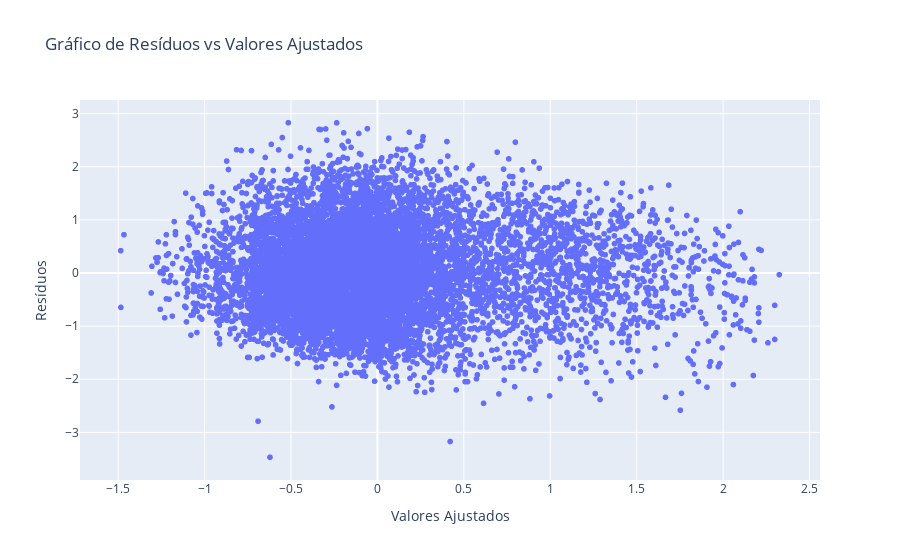

Notebook source saved alongside this figure:
### Code cell
residuos = modelo.resid
ajustados = modelo.fittedvalues
fig = px.scatter(x=ajustados, y=residuos,
                 labels={'x': 'Valores Ajustados', 'y': 'Resíduos'},
                 title='Gráfico de Resíduos vs Valores Ajustados')
fig.show()

### Figure 1 — Plotly figure (JSON) as saved in the notebook; plotly's stock layout.template omitted (floating-point values rounded to 4 significant figures; data arrays with more than 128 entries replaced by an {"elided": "..."} marker saying what was removed)
{"data": [{"hovertemplate": "Valores Ajustados=%{x}<br>Resíduos=%{y}<extra></extra>", "legendgroup": "", "marker": {"color": "#636efa", "symbol": "circle"}, "mode": "markers", "name": "", "showlegend": false, "type": "scattergl", "x": {"elided": "10000 float values"}, "xaxis": "x", "y": {"elided": "10000 float values"}, "yaxis": "y"}], "layout": {"legend": {"tracegroupgap": 0}, "title": {"text": "Gráfico de Resíduos vs Valores Ajustados"}, "xaxis": {"anchor": "y", "domain": [0, 1], "title": {"text": "Valores Ajustados"}}, "yaxis": {"anchor": "x", "domain": [0, 1], "title": {"text": "Resíduos"}}}}
